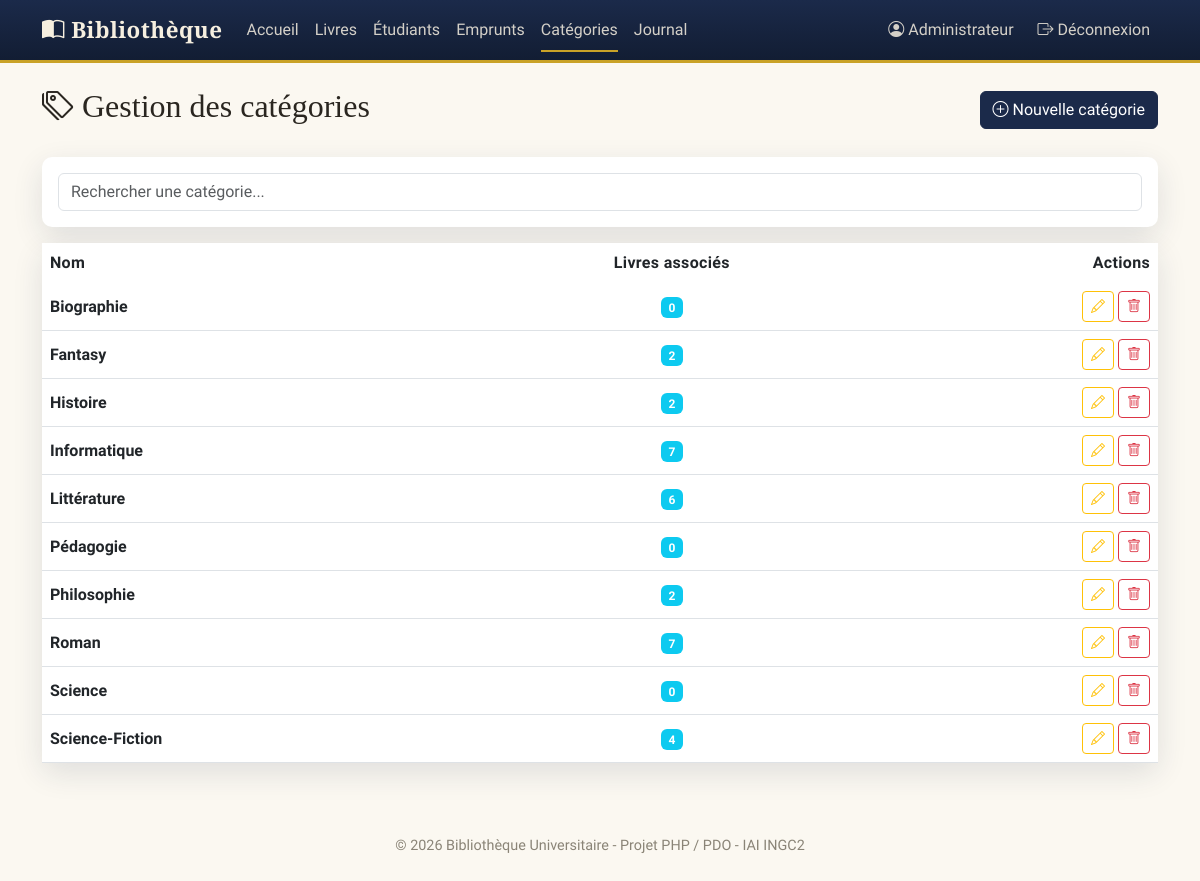
The page /views/categories/liste.php (signed in) on the database its author committed.
### tables this page shows
CREATE TABLE categories (
    id INT AUTO_INCREMENT PRIMARY KEY,
    nom VARCHAR(50) NOT NULL UNIQUE
);

### config/helpers.php (called while the page is built, shortened)
<?php
function e(?string $valeur): string
{
    return htmlspecialchars($valeur ?? '', ENT_QUOTES, 'UTF-8');
}

### models/categories.php (called while the page is built, shortened)
<?php
function db_categorie_compter(string $recherche = ''): int
{
    $pdo = get_pdo();
    $sql = 'SELECT COUNT(*) AS total FROM categories';
    $stmt = $pdo->prepare($sql);
    $stmt->execute();
    return (int) $stmt->fetch()['total'];
}
function db_categorie_lister(int $page = 1, int $parPage = 10, string $recherche = ''): array
{
    $pdo = get_pdo();
    $offset = ($page - 1) * $parPage;
    $sql = 'SELECT c.*, (SELECT COUNT(*) FROM livres WHERE id_categorie = c.id) AS nb_livres FROM categories c';
    $sql .= ' ORDER BY c.nom ASC LIMIT :limite OFFSET :offset';
    $stmt = $pdo->prepare($sql);
    $stmt->bindValue(':limite', $parPage, PDO::PARAM_INT);
    $stmt->bindValue(':offset', $offset, PDO::PARAM_INT);
    $stmt->execute();
    return $stmt->fetchAll();
}

### controllers/categories.php (called while the page is built, shortened)
<?php
require_once __DIR__ . '/../models/categories.php';
require_once __DIR__ . '/../config/helpers.php';
function categorie_obtenir_liste(int $page, string $recherche): array
{
    $total       = db_categorie_compter($recherche);
    $nombrePages = max(1, (int) ceil($total / ELEMENTS_PAR_PAGE));
    $page        = max(1, min($page, $nombrePages));
    $categories = db_categorie_lister($page, ELEMENTS_PAR_PAGE, $recherche);
    return [
        'categories'  => $categories,
        'page'        => $page,
        'nombrePages' => $nombrePages,
        'total'       => $total,
        'recherche'   => $recherche,
    ];
}

### views/categories/liste.php (the view, shortened to what this page needs)
<?php
require_once __DIR__ . '/../../config/helpers.php';
require_once __DIR__ . '/../../controllers/categories.php';
$page      = filter_var($_GET['page'] ?? 1, FILTER_VALIDATE_INT) ?: 1;
$recherche = trim(filter_var($_GET['recherche'] ?? '', FILTER_SANITIZE_SPECIAL_CHARS));
$donneesListe = categorie_obtenir_liste($page, $recherche);
$categories   = $donneesListe['categories'];
require __DIR__ . '/../_header.php';
?>
<div class="d-flex justify-content-between align-items-center mb-4">
    <h2><i class="bi bi-tags"></i> Gestion des catégories</h2>
    <a href="ajouter.php" class="btn btn-primary">
        <i class="bi bi-plus-circle"></i> Nouvelle catégorie
    </a>
</div>
<div class="card p-3 mb-3">
    <form method="GET" class="row g-2 form-recherche-auto">
        <div class="col-12">
            <input type="text" name="recherche" class="form-control"
                   placeholder="Rechercher une catégorie..."
                   value="<?php echo e($recherche); ?>">
        </div>
    </form>
</div>
<div class="card">
    <div class="table-responsive">
        <table class="table table-hover mb-0 align-middle">
            <thead>
                <tr>
                    <th>Nom</th>
                    <th class="text-center">Livres associés</th>
                    <th class="text-end">Actions</th>
                </tr>
            </thead>
            <tbody>
                <?php foreach ($categories as $categorie): ?>
                    <tr>
                        <td><strong><?php echo e($categorie['nom']); ?></strong></td>
                        <td class="text-center">
                            <span class="badge bg-info"><?php echo (int) $categorie['nb_livres']; ?></span>
                        </td>
                        <td class="text-end">
                            <a href="modifier.php?id=<?php echo (int) $categorie['id']; ?>"
                               class="btn btn-sm btn-outline-warning">
                                <i class="bi bi-pencil"></i>
                            </a>
                            <a href="supprimer.php?id=<?php echo (int) $categorie['id']; ?>"
                               class="btn btn-sm btn-outline-danger btn-supprimer"
                               title="Supprimer">
                                <i class="bi bi-trash"></i>
                            </a>
                        </td>
                    </tr>
                <?php endforeach; ?>
            </tbody>
        </table>
    </div>
</div>
<?php require __DIR__ . '/../_footer.php'; ?>

### assets/css/style.css (style rules this page uses)
:root { --ink: #1B2A4A; --ink-deep: #121D33; --parchment: #F6EFE0; --parchment-2:#EFE4CC; --brass: #C9A227; --brass-dark: #9C7C1D; --burgundy: #7A2E2E; --burgundy-2: #5C2222; --sage: #5B7B6B; --charcoal: #2A2620; --paper: #FBF8F1; --font-display: 'Playfair Display', Georgia, serif; --font-body: 'Work Sans', 'Segoe UI', sans-serif; --radius: 10px; --shadow-soft: 0 10px 30px rgba(27, 42, 74, 0.12); }
body { background-color: var(--paper); font-family: var(--font-body); color: var(--charcoal); }
h1, h2, h3, h4, .brand, .stat-number { font-family: var(--font-display); }
.card { border: none; border-radius: var(--radius); box-shadow: var(--shadow-soft); }
.btn-primary { background-color: var(--ink); border-color: var(--ink); }
.table thead { background-color: var(--ink); color: var(--parchment); }
.table thead th { font-weight: 600; letter-spacing: 0.02em; border-bottom: none; }

### rows shown on the page
categories: nom "Biographie", nb_livres "0"
categories: nom "Fantasy", nb_livres "2"
categories: nom "Histoire", nb_livres "2"
categories: nom "Informatique", nb_livres "7"
categories: nom "Littérature", nb_livres "6"
categories: nom "Pédagogie", nb_livres "0"
categories: nom "Philosophie", nb_livres "2"
categories: nom "Roman", nb_livres "7"
categories: nom "Science", nb_livres "0"
categories: nom "Science-Fiction", nb_livres "4"

### other values the page prints
$_SESSION['utilisateur_nom'] "Administrateur"
